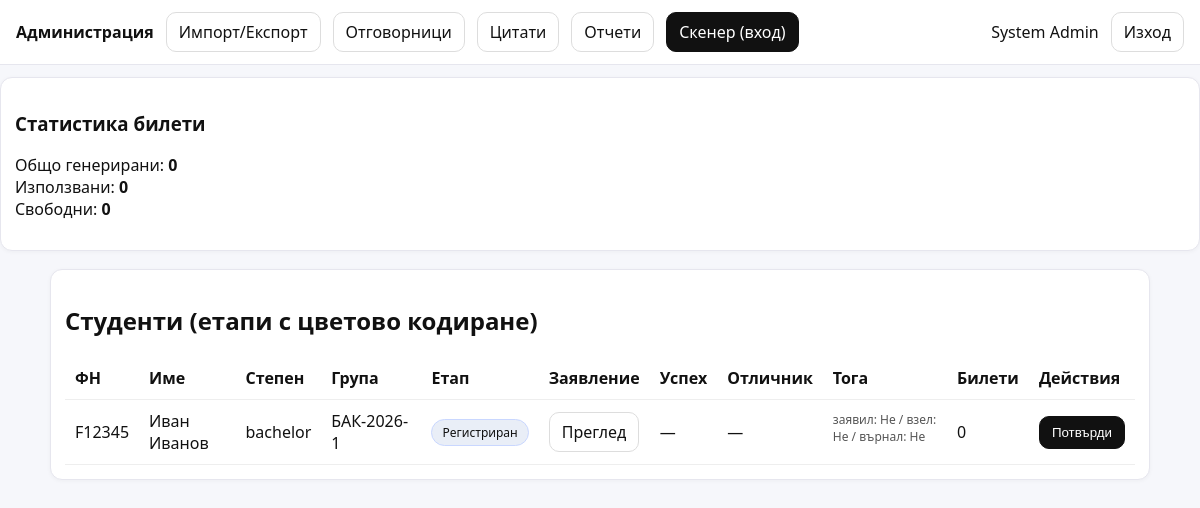
Page /admin/dashboard.php (signed in) on the committed database.
### tables this page shows
CREATE TABLE students (
  id INT AUTO_INCREMENT PRIMARY KEY,
  user_id INT NOT NULL UNIQUE,
  faculty_no VARCHAR(50) NOT NULL UNIQUE,
  degree ENUM('bachelor','master','phd') NOT NULL,
  program_name VARCHAR(190) NOT NULL,
  group_code VARCHAR(50) NOT NULL,    
  phone VARCHAR(50) NULL,
  FOREIGN KEY (user_id) REFERENCES users(id) ON DELETE CASCADE
);

CREATE TABLE users (
  id INT AUTO_INCREMENT PRIMARY KEY,
  email VARCHAR(190) NOT NULL UNIQUE,
  pass_hash VARCHAR(255) NOT NULL,
  role ENUM('student','admin','superadmin') NOT NULL DEFAULT 'student',
  full_name VARCHAR(190) NOT NULL,
  created_at TIMESTAMP DEFAULT CURRENT_TIMESTAMP
);

### inc/auth.php (called while the page is built, shortened)
<?php
require_once __DIR__ . '/db.php';
function current_user() {
  return $_SESSION['user'] ?? null;
}

### inc/helpers.php (called while the page is built)
<?php
function h($s){ return htmlspecialchars((string)$s, ENT_QUOTES, 'UTF-8'); }
function stage_label(int $s): string {
  return match($s){
    0 => 'Регистриран',
    1 => 'Потвърден',
    2 => 'На церемония',
    3 => 'Завършен',
    default => 'Неизвестно'
  };
}
function stage_class(int $s): string {
  return match($s){
    0 => 'stage-0',
    1 => 'stage-1',
    2 => 'stage-2',
    3 => 'stage-3',
    default => 'stage-x'
  };
}

### inc/db.php (called while the page is built, shortened)
<?php
function db(): PDO {
  static $pdo = null;
  if ($pdo) return $pdo;
  $dsn = "mysql:host=" . DB_HOST . ";dbname=" . DB_NAME . ";charset=utf8mb4";
  $pdo = new PDO($dsn, DB_USER, DB_PASS, [
    PDO::ATTR_ERRMODE => PDO::ERRMODE_EXCEPTION,
    PDO::ATTR_DEFAULT_FETCH_MODE => PDO::FETCH_ASSOC
  ]);
  return $pdo;
}

### admin/dashboard.php (the view, shortened to what this page needs)
<?php
require_once __DIR__.'/../inc/auth.php';
require_once __DIR__.'/../inc/helpers.php';
$u = current_user();
$rows = db()->query("
  SELECT
    s.id AS student_id,
    s.faculty_no,
    u.full_name,
    s.degree,
    s.group_code,
    gp.stage,
    gp.gown_requested, gp.gown_taken, gp.gown_returned,
    gp.is_honors,
    COUNT(gt.id) AS tickets_count,
    s.gpa
  FROM students s
  JOIN users u ON u.id=s.user_id
  JOIN grad_process gp ON gp.student_id=s.id
  LEFT JOIN guest_tickets gt ON gt.student_id=s.id
  GROUP BY s.id
  ORDER BY s.group_code, u.full_name
")->fetchAll();
$totalTickets = db()->query("SELECT COUNT(*) FROM guest_tickets")->fetchColumn();
$usedTickets  = db()->query("SELECT COUNT(*) FROM guest_tickets WHERE used_at IS NOT NULL")->fetchColumn();
?>
<!doctype html><html lang="bg"><head>
<link rel="stylesheet" href="/graduation/assets/styles.css">
<title>Админ</title></head><body>
<div class="topbar">
  <b>Администрация</b>
  <a class="btn" href="/graduation/admin/import_export.php">Импорт/Експорт</a>
  <a class="btn" href="/graduation/admin/responsibilities.php">Отговорници</a>
  <a class="btn" href="/graduation/admin/citations.php">Цитати</a>
  <a class="btn" href="/graduation/admin/reports.php">Отчети</a>
  <a class="btn primary" href="/graduation/admin/scanner.php">Скенер (вход)</a>
  <span style="margin-left:auto"><?=h($u['full_name'])?></span>
  <a class="btn" href="/graduation/api/auth_logout.php">Изход</a>
</div>
<div class="card">
  <h3>Статистика билети</h3>
  <p>
    Общо генерирани: <b><?=h($totalTickets)?></b><br>
    Използвани: <b><?=h($usedTickets)?></b><br>
    Свободни: <b><?=h($totalTickets - $usedTickets)?></b>
  </p>
</div>
<div class="container">
  <div class="card">
    <h2>Студенти (етапи с цветово кодиране)</h2>
   <table class="table">
  <thead>
    <tr>
      <th>ФН</th>
      <th>Име</th>
      <th>Степен</th>
      <th>Група</th>
      <th>Етап</th>
      <th>Заявление</th>
      <th>Успех</th>
      <th>Отличник</th>
      <th>Тога</th>
      <th>Билети</th>
      <th>Действия</th>
    </tr>
  </thead>
  <tbody>
  <?php foreach($rows as $r): ?>
    <tr>
      <td><?=h($r['faculty_no'])?></td>
      <td><?=h($r['full_name'])?></td>
      <td><?=h($r['degree'])?></td>
      <td><?=h($r['group_code'])?></td>
      <td>
        <span class="badge <?=h(stage_class((int)$r['stage']))?>">
          <?=h(stage_label((int)$r['stage']))?>
        </span>
      </td>
      <td>
        <a class="btn" href="/graduation/admin/student_view.php?id=<?=h($r['student_id'])?>">
          Преглед
        </a>
      </td>
      <td><?= $r['gpa'] !== null ? h($r['gpa']) : '—' ?></td>
      <td><?= $r['is_honors'] ? '✅' : '—' ?></td>
      <td class="small">
        заявил: <?= $r['gown_requested']?'Да':'Не' ?> /
        взел: <?= $r['gown_taken']?'Да':'Не' ?> /
        върнал: <?= $r['gown_returned']?'Да':'Не' ?>
      </td>
      <td><?= (int)$r['tickets_count'] ?></td>
      <td>
        <div style="display:flex; gap:6px; flex-wrap:wrap;">
          <?php if((int)$r['stage'] === 0): ?>
            <form method="post" action="/graduation/api/admin_update_student.php" style="margin:0">
              <button class="btn primary" name="action" value="confirm">Потвърди</button>
            </form>
          <?php endif; ?>
        </div>
      </td>
    </tr>
  <?php endforeach; ?>
  </tbody>
</table>
  </div>
</div>
</body></html>

### assets/styles.css (style rules this page uses)
:root { font-family:system-ui,Segoe UI,Arial; }
body { margin:0;background:#f6f7fb;color:#111; }
.topbar { display:flex;gap:12px;align-items:center;padding:12px 16px;background:#fff;border-bottom:1px solid #e6e6ee; }
.container { max-width:1100px;margin:18px auto;padding:0 14px; }
.card { background:#fff;border:1px solid #e6e6ee;border-radius:12px;padding:14px;margin:12px 0;box-shadow:0 1px 4px rgba(0,0,0,.04); }
.table { width:100%;border-collapse:collapse; }
.table th,.table td { padding:10px;border-bottom:1px solid #eee;text-align:left; }
.badge { display:inline-block;padding:4px 10px;border-radius:999px;font-size:12px;border:1px solid #ddd;background:#fafafa; }
.stage-0 { background:#e9eef7;border-color:#c9d7ff; }
.small { font-size:12px;color:#555; }
.btn { display:inline-block;padding:8px 12px;border-radius:10px;border:1px solid #ddd;background:#fff;cursor:pointer;text-decoration:none;color:#111; }
.btn.primary { background:#111;color:#fff;border-color:#111; }

### rows in the picture
students: faculty_no "F12345", user.full_name "Иван Иванов", degree "bachelor", group_code "БАК-2026-1", stage "Регистриран", tickets_count "0"

### other values in the picture
$u['full_name'] "System Admin"
$totalTickets "0"
$usedTickets "0"
$totalTickets - $usedTickets "0"
